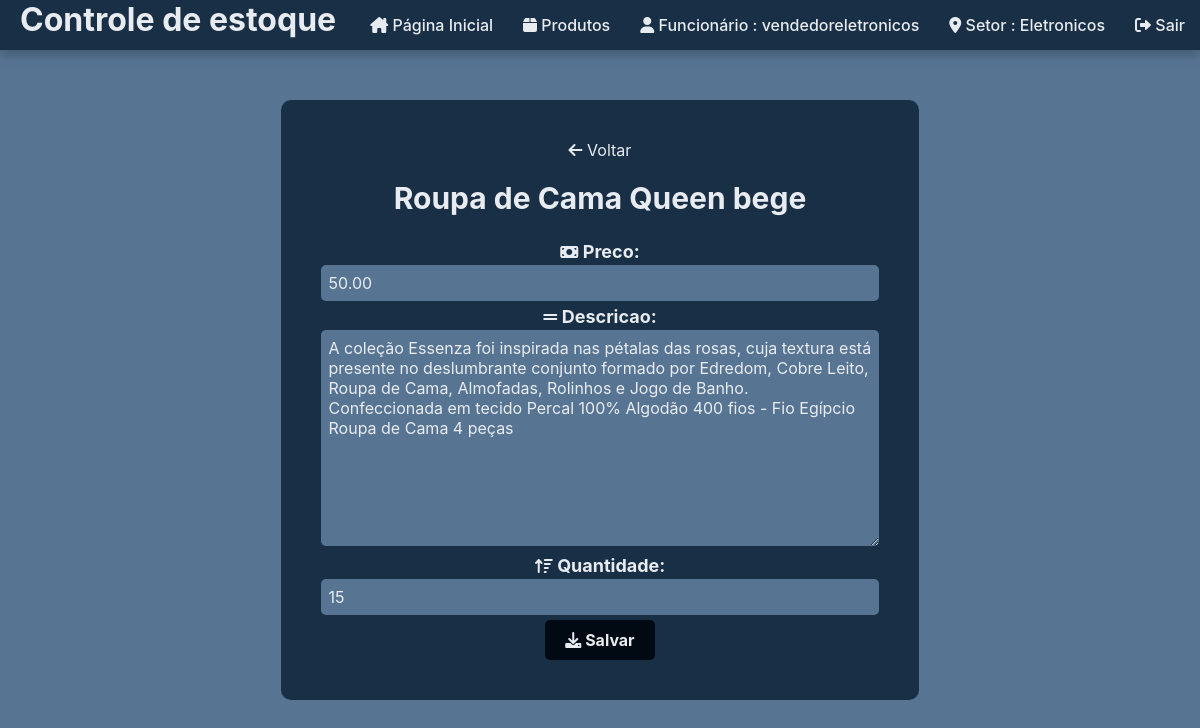
/produto/15/ (signed in), run on the app's committed database.
### sistema_loja/models.py (models this page shows, shortened)
class Vendedor(models.Model):
    user = models.OneToOneField(User, on_delete=models.CASCADE,default=1)
    departamento = models.ForeignKey(Departamento, on_delete=models.SET_NULL, null=True)
    foto = models.ImageField(upload_to='vendedores/', blank=True, null=True)
    class Meta:
            verbose_name = "Vendedor"
            verbose_name_plural = "Vendedores"

class Departamento(models.Model):
    nome = models.CharField(max_length=100)
    class Meta:
        verbose_name = "Departamento"
        verbose_name_plural = "Departamentos"
    def __str__(self):
        return self.nome

class Produto(models.Model):
    nome = models.CharField(max_length=100)
    foto = models.ImageField(upload_to='produtos/', blank=True, null=True)
    tipo = models.ForeignKey(TipoProduto, on_delete=models.CASCADE)
    descricao = models.TextField()
    preco = models.DecimalField(max_digits=10, decimal_places=2)
    quantidade = models.PositiveIntegerField()
    class Meta:
        verbose_name = "Produto"
        verbose_name_plural = "Produtos"

### sistema_loja/views.py (the view)
# urls.py: path('produto/<int:produto_id>/', views.detalhes_produto, name='detalhes_produto'),
@login_required
def detalhes_produto(request, produto_id):
    produto = get_object_or_404(Produto, pk=produto_id)
    if request.method == 'POST':
        form = ProdutoForm(request.POST, instance=produto)
        if form.is_valid():
            form.save()
            return redirect('detalhes_produto', produto_id=produto_id)
    else:
        form = ProdutoForm(instance=produto)
    return render(request, 'detalhes_produto.html', {
        'produto': produto,
        'form': form,
    })

### sistema_loja/forms.py
class ProdutoForm(forms.ModelForm):
    class Meta:
        model = Produto
        fields = ['nome', 'foto', 'tipo', 'descricao', 'preco', 'quantidade']

### sistema_loja/templates/detalhes_produto.html (shortened to what this page needs)
{% extends 'base.html' %}
{% block content %}
<div class="container-detalhes">
  <div class="bloco-detalhes">
    <p><a href="{% url 'lista_produtos' %}"><i class="fa-solid fa-arrow-left"></i>  Voltar</a></p>
    <h1>{{ produto.nome }}</h1>
    <div class="produto-content">
      <div class="produto-details">
        <form method="post">
          <div class="form-group">
            <span class="label">
              <i class="fa-solid fa-money-bill"></i> {{ form.preco.label_tag }}
            </span>
            {{ form.preco }}
          </div>
          <div class="form-group">
            <span class="label">
              <i class="fa-solid fa-grip-lines"></i> {{ form.descricao.label_tag }}
            </span>
            {{ form.descricao }}
          </div>
          <div class="form-group">
            <span class="label">
              <i class="fa-solid fa-arrow-up-wide-short"></i> {{ form.quantidade.label_tag }}
            </span>
            {{ form.quantidade }}
          </div>
          <button class="botao-salvar" type="submit"> <i class="fa-solid fa-download"></i>  Salvar</button>
        </form>
      </div>
    </div>
  </div>
</div>
{% endblock %}

### sistema_loja/templates/base.html (shortened to what this page needs)
{% load static %}
<!DOCTYPE html>
<html>
<head>
    <link rel="stylesheet" href="{% static 'css/reset.css' %}">
    <link rel="stylesheet" href="{% static 'css/style.css' %}">
    <link rel="stylesheet" href="https://cdnjs.cloudflare.com/ajax/libs/font-awesome/6.0.0-beta3/css/all.min.css">
</head>
<body>
    <header>
        <div class="header">
            <div class="title-box">
                <h1 class="title"><a href="{% url 'home' %}">Controle de estoque</a></h1>
            </div>
            <div class="header-items">
                <nav>
                    <ul>
                        <li><a href="{% url 'home' %}"><i class="fa-solid fa-house-chimney"></i>  Página Inicial</a></li>
                        <li><a href="{% url 'lista_produtos' %}"><i class="fa-solid fa-box"></i>  Produtos</a></li>
                        {% if user.is_authenticated %}
                        <li><span><i class="fa-solid fa-user"></i>  Funcionário : {{ user.username }}</span></li>
                        <li><span><i class="fa-solid fa-location-dot"></i>  Setor : {{ user.vendedor.departamento }}</span></li>
                            <li>
                                <a href="{% url 'logout' %}">
                                    <i class="fa-solid fa-right-from-bracket"></i>  Sair
                                </a>
                            </li>
                        {% else %}
                            <li><a href="{% url 'login' %}"><i class="fa-solid fa-door-open"></i>  Login</a></li>
                        {% endif %}
                    </ul>
                </nav>
            </div>
        </div>
    </header>
    <main>
        {% block content %}{% endblock %}
    </main>
</body>
</html>

### sistema_loja/static/css/style.css (style rules this page uses)
:root { --prim-color:#577593; --sec-color: #182f46; --th-color: #022648; --white-color:#e8ecf0; --black-color:#010a12; --shadow-bot: 0px 6px 10px rgba(0, 0, 0, 0.2);; }
body { height: 100vh; }
.header { display: flex; position: fixed; justify-content: space-between; width: 100%; background: var(--sec-color); box-shadow: var(--shadow-bot); }
.header-items ul { display: flex; justify-content: space-between; align-items: center; flex-direction: row; }
.header-items li { margin: 15px; color: var(--white-color); font-weight: 500; }
.header-items a { color: var(--white-color); font-weight: 500; }
.title { margin-left: 20px; }
.title a { color: var(--white-color); }
.form-group label { color: var(--white-color); font-weight: bold; font-size: 18px; }
.container-detalhes { height: 100vh; background: var(--prim-color); display: flex; justify-content: center; align-items: center; flex-direction: column; }
.bloco-detalhes { padding: 40px; background: var(--sec-color); display: flex; justify-content: center; align-items: center; flex-direction: column; border-radius: 10px; }
.bloco-detalhes a { color: var(--white-color); text-decoration: none; transition: color 0.3s; }
.produto-details { text-align: center; }
.bloco-detalhes h1 { color: var(--white-color); margin-top: 20px; margin-bottom: 20px; font-size: 30px; }
.form-group { margin-bottom: 10px; }
.label i { color: var(--white-color); margin-bottom: 5px; }
.form-group input, .form-group textarea { background-color: var(--prim-color); color: var(--white-color); padding: 8px; border: none; outline: none; border-radius: 5px; width: 100%; }
.form-group textarea { resize: vertical; max-height: 400px; }
.botao-salvar { padding: 10px 20px; background-color: var(--black-color); color: var(--white-color); font-weight: bold; border: none; border-radius: 5px; cursor: pointer; transition: background-color 0.3s, color 0.3s; }
.form-group { margin-top: 5px; margin-bottom: 5px; }

### data on the page
Produto: nome "Roupa de Cama Queen bege", preco "50.00", descricao "A coleção Essenza foi inspirada nas pétalas das rosas, cuja textura está presente no deslumbrante conjunto formado por Edredom, Cobre Leito, Roupa de Cama, Almofadas, Rolinhos e Jogo de Banho. Confeccionada em tecido Percal 100% Algodão 400 fios - Fio Egípcio Roupa de Cama 4 peças", quantidade "15"

### other printed values
{{ user.username }} "vendedoreletronicos"
{{ user.vendedor.departamento }} "Eletronicos"
